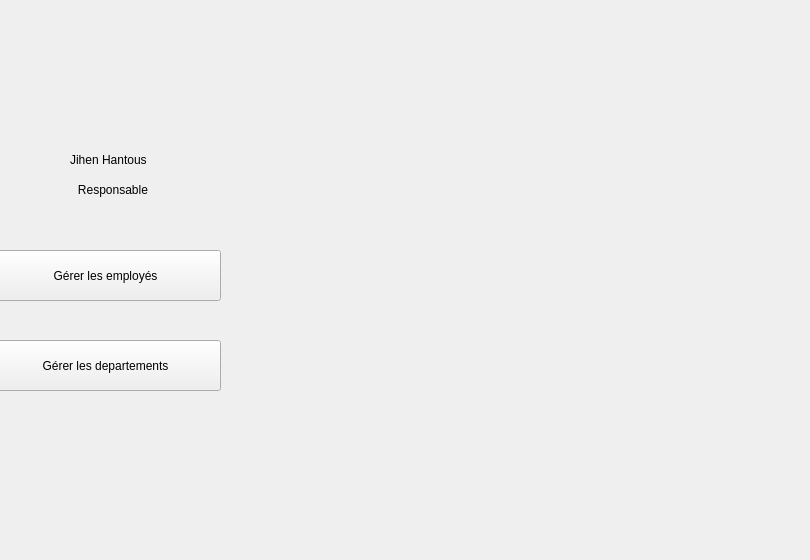
    <widget class="QWidget" name="home">
     <widget class="QLabel" name="AP">
      <property name="enabled">
       <bool>true</bool>
      </property>
      <property name="geometry">
       <rect>
        <x>0</x>
        <y>0</y>
        <width>801</width>
        <height>551</height>
       </rect>
      </property>
      <property name="styleSheet">
       <string notr="true">background-image: url(:/img/img/1.png);</string>
      </property>
      <property name="text">
       <string/>
      </property>
      <property name="indent">
       <number>-1</number>
      </property>
     </widget>
     <widget class="QLabel" name="Avatar">
      <property name="geometry">
       <rect>
        <x>50</x>
        <y>20</y>
        <width>131</width>
        <height>111</height>
       </rect>
      </property>
      <property name="styleSheet">
       <string notr="true">image: url(:/img/img/avatar.png);</string>
      </property>
      <property name="text">
       <string/>
      </property>
     </widget>
     <widget class="QLabel" name="Nom">
      <property name="geometry">
       <rect>
        <x>0</x>
        <y>150</y>
        <width>221</width>
        <height>20</height>
       </rect>
      </property>
      <property name="text">
       <string>Jihen Hantous</string>
      </property>
      <property name="textFormat">
       <enum>Qt::AutoText</enum>
      </property>
      <property name="indent">
       <number>70</number>
      </property>
     </widget>
     <widget class="QLabel" name="fonction">
      <property name="geometry">
       <rect>
        <x>0</x>
        <y>180</y>
        <width>221</width>
        <height>20</height>
       </rect>
      </property>
      <property name="text">
       <string>      Responsable </string>
      </property>
      <property name="indent">
       <number>58</number>
      </property>
     </widget>
     <widget class="QPushButton" name="pushButton">
      <property name="geometry">
       <rect>
        <x>-10</x>
        <y>250</y>
        <width>231</width>
        <height>51</height>
       </rect>
      </property>
      <property name="text">
       <string>Gérer les employés</string>
      </property>
     </widget>
     <widget class="QPushButton" name="pushButton_2">
      <property name="geometry">
       <rect>
        <x>-10</x>
        <y>340</y>
        <width>231</width>
        <height>51</height>
       </rect>
      </property>
      <property name="text">
       <string>Gérer les departements</string>
      </property>
     </widget>
     <widget class="QLabel" name="label">
      <property name="geometry">
       <rect>
        <x>440</x>
        <y>240</y>
        <width>191</width>
        <height>101</height>
       </rect>
      </property>
      <property name="styleSheet">
       <string notr="true">image: url(:/img/img/logoposte.png);</string>
      </property>
      <property name="text">
       <string/>
      </property>
     </widget>
    </widget>
